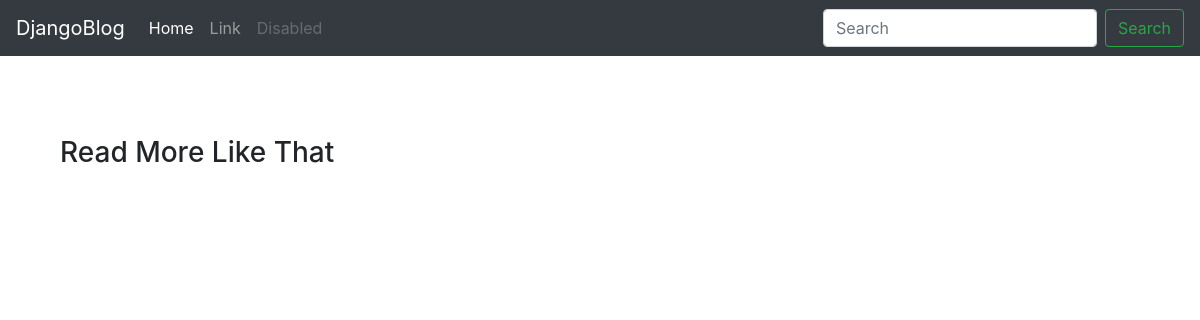
Before: /post?id=20 with the older database file.
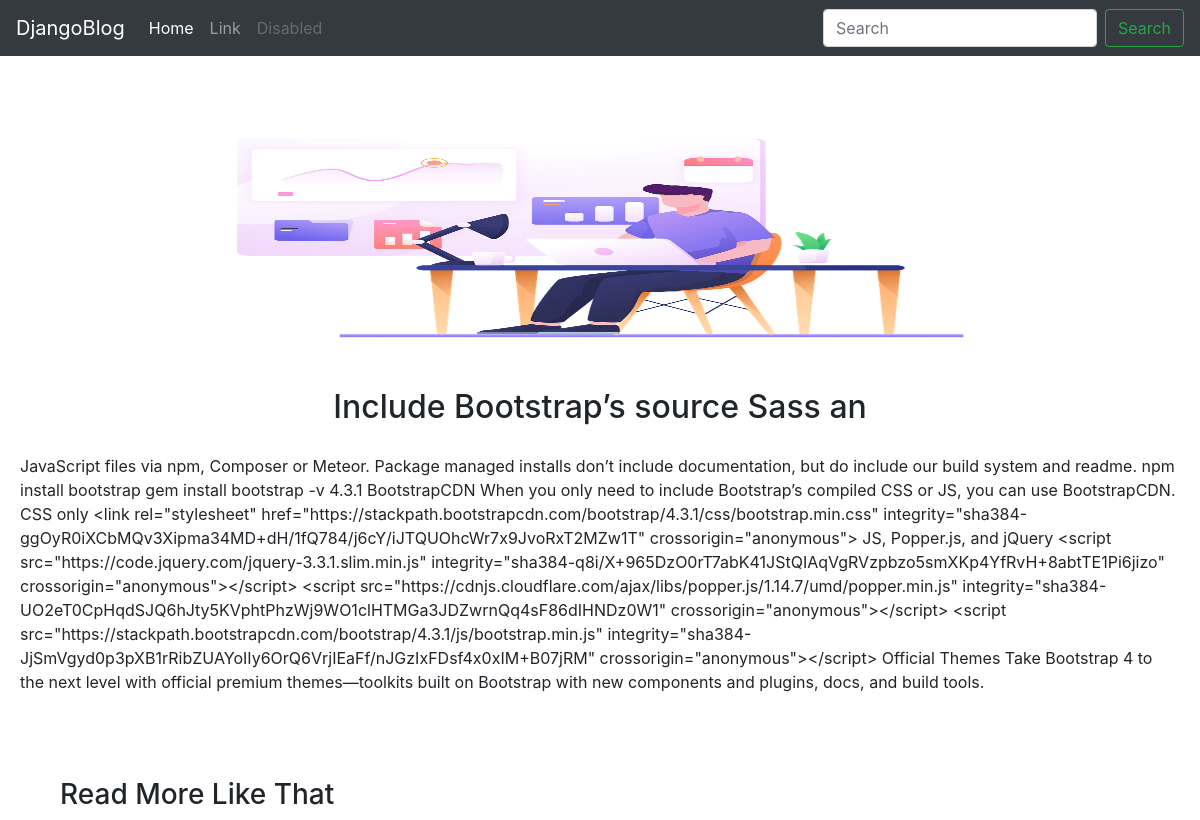
After: the same page with the newer database file.
### blog/models.py (models this page shows)
class Post(models.Model):
    title = models.CharField(max_length=200)
    text = models.TextField()
    thumb = models.ImageField(upload_to="thumbnail")

### blog/views.py (the view)
# urls.py: url(r'^post', views.post, name="post"),
def post(request):
    if request.GET != "":
        postId = request.GET['id']
        data = Post.objects.filter(id=postId)
        postId = int(postId)
        recomnd = [ Post.objects.filter(id=(str(postId-1))), Post.objects.filter(id=(str(postId-2))), Post.objects.filter(id=(str(postId+1))), Post.objects.filter(id=(str(postId+2))) ]
        context = {
            'data': data,
            'recommended': recomnd
        }
        return render(request, "blog/post.html", context)
    else:
        context = {
            'data': "404"
        }
        return render(request, "blog/error.html", context)

### blog/templates/blog/post.html (shortened to what this page needs)
{% extends 'blog/layout.html' %}
{% block content %}
<section style='margin-top: 40px'>
<br /><br />
{% for post in data%}
<img src="thumbnail/{{ post.thumb }}" style="margin: auto; width: 80%; height: 300px; margin-left: 10%"/>
<h2 style="text-align: center"> {{ post.title }} </h2>
<p style="padding: 20px">{{ post.text }}</p>
{% endfor %}
<br/> <br/>
<h3 style='margin-left: 5%'> Read More Like That</h3>
</section>
{% endblock %}

### blog/templates/blog/layout.html (shortened to what this page needs)
<!DOCTYPE html>
<html lang="en">
  <head>
    <link
      rel="stylesheet"
      href="https://stackpath.bootstrapcdn.com/bootstrap/4.3.1/css/bootstrap.min.css"
    />
  </head>
  <body>
    <nav class="navbar navbar-expand-md navbar-dark fixed-top bg-dark">
      <a class="navbar-brand" href="/">DjangoBlog</a>
      <div class="collapse navbar-collapse" id="navbarCollapse">
        <ul class="navbar-nav mr-auto">
          <li class="nav-item active">
            <a class="nav-link" href="/"
              >Home <span class="sr-only">(current)</span></a
            >
          </li>
          <li class="nav-item">
            <a class="nav-link" href="#">Link</a>
          </li>
          <li class="nav-item">
            <a class="nav-link disabled" href="#">Disabled</a>
          </li>
        </ul>
        <form class="form-inline mt-2 mt-md-0" method="get" action="/search">
          <input
            class="form-control mr-sm-2"
            type="text"
            placeholder="Search"
            aria-label="Search"
            name='q',
            value="{{q}}"
          />
          <button class="btn btn-outline-success my-2 my-sm-0" type="submit">
            Search
          </button>
        </form>
      </div>
    </nav>
    {% block content%} {% endblock %}
  </body>
</html>

Changed rows visible on the page:
added Post: thumb (picture), title "Include Bootstrap’s source Sass an", text "JavaScript files via npm, Composer or Meteor. Package managed installs don’t include documentation, but do include our build system and readme. npm install bootstrap gem install bootstrap -v 4.3.1 BootstrapCDN When you only need to include Bootstrap’s compiled CSS or JS, you can use BootstrapCDN. CSS only <link rel=\"stylesheet\" href=\"https://stackpath.bootstrapcdn.com/bootstrap/4.3.1/css/bootstrap.min.css\" integrity=\"sha384-ggOyR0iXCbMQv3Xipma34MD+dH/1fQ784/j6cY/iJTQUOhcWr7x9JvoRxT2MZw1T\" crossorigin=\"anonymous\"> JS, Popper.js, and jQuery <script src=\"https://code.jquery.com/jquery-3.3.1.slim.min.js\" integrity=\"sha384-q8i/X+965DzO0rT7abK41JStQIAqVgRVzpbzo5smXKp4YfRvH+8abtTE1Pi6jizo\"…"
